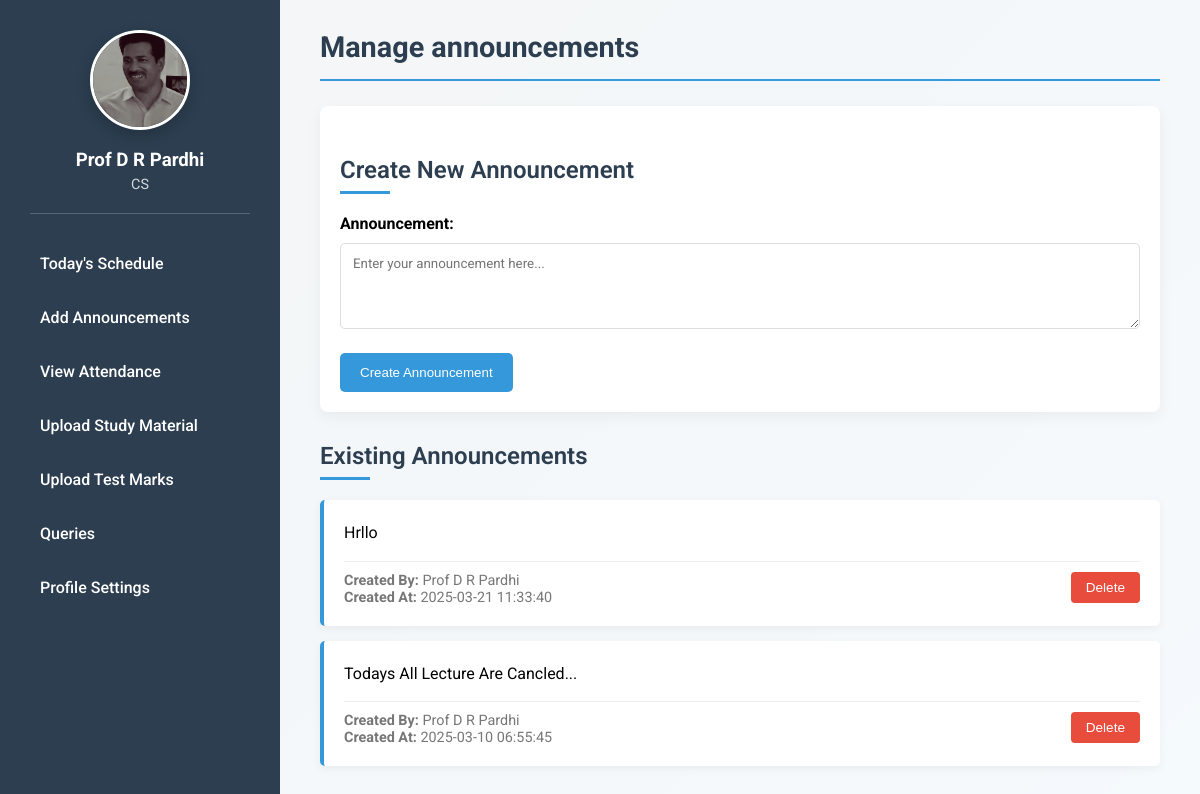
The page /faculty_dashboard.php?feature=manage_announcements (signed in) on the database its author committed.
### tables this page shows
CREATE TABLE `announcements` (
  `id` int(11) NOT NULL,
  `announcement` text DEFAULT NULL,
  `created_by` varchar(50) DEFAULT NULL,
  `created_at` timestamp NOT NULL DEFAULT current_timestamp()
);

### features/manage_announcements.php (the view, shortened to what this page needs)
<?php
$servername = "localhost:3308";
$username = "root";
$password = "";
$dbname = "college_web_app";
?>
<div class="announcement-form">
    <h2 class="section-title">Create New Announcement</h2>
    <form method="POST">
        <label for="announcement-text"><strong>Announcement:</strong></label><br>
        <textarea id="announcement-text" name="announcement" rows="4" required placeholder="Enter your announcement here..."></textarea><br>
        <button type="submit">Create Announcement</button>
    </form>
</div>
<h2 class="section-title">Existing Announcements</h2>
<?php
$conn = new mysqli($servername, $username, $password, $dbname);
$sql = "SELECT id, announcement, created_by, created_at FROM announcements ORDER BY created_at DESC";
$result = $conn->query($sql);
if ($result->num_rows > 0):
    echo "<ul class='announcements-list'>";
    while ($row = $result->fetch_assoc()):
        echo "<li>";
        echo "<div class='announcement-content'>" . nl2br(htmlspecialchars($row['announcement'])) . "</div>";
        echo "<div class='announcement-meta'>";
        echo "<div>";
        echo "<strong>Created By:</strong> " . htmlspecialchars($row['created_by']) . "<br>";
        echo "<strong>Created At:</strong> " . htmlspecialchars($row['created_at']);
        echo "</div>";
        echo "<form method='POST'>";
        echo "<button type='submit' class='delete-btn'>Delete</button>";
        echo "</form>";
        echo "</div>";
        echo "</li>";
    endwhile;
    echo "</ul>";
else:
    echo "<div class='empty-state'><p>No announcements available. Create one to get started!</p></div>";
endif;
?>

### faculty_dashboard.php (style rules this page uses)
:root { --primary-color: #2c3e50; --secondary-color: #e74c3c; --accent-color: #3498db; --text-color: #333; --bg-color: #f5f6fa; }
* { margin: 0; padding: 0; box-sizing: border-box; }
body { font-family: 'Roboto', sans-serif; background: linear-gradient(135deg, #2c3e50 0%, #3498db 100%); min-height: 100vh; }

### features/manage_announcements.php (style rules this page uses)
.announcement-form { background-color: white; border-radius: 8px; padding: 20px; margin-bottom: 30px; box-shadow: 0 5px 15px rgba(0, 0, 0, 0.05); }
.announcement-form textarea { width: 100%; padding: 12px; border-radius: 5px; border: 1px solid #ddd; font-family: 'Roboto', sans-serif; margin: 10px 0 20px; resize: vertical; transition: border 0.3s ease; }
.announcement-form button { background-color: var(--accent-color); color: white; border: none; padding: 12px 20px; border-radius: 5px; cursor: pointer; font-weight: 500; transition: all 0.3s ease; }
.announcements-list { list-style-type: none; padding: 0; }
.announcements-list li { background-color: white; border-left: 4px solid var(--accent-color); border-radius: 5px; padding: 20px; margin-bottom: 15px; box-shadow: 0 3px 10px rgba(0, 0, 0, 0.05); position: relative; }
.announcement-meta { display: flex; justify-content: space-between; margin-top: 10px; padding-top: 10px; border-top: 1px solid #eee; font-size: 0.9rem; color: #777; }
.announcement-content { margin-bottom: 15px; line-height: 1.6; }
.delete-btn { background-color: var(--secondary-color); color: white; border: none; padding: 8px 15px; border-radius: 4px; cursor: pointer; font-size: 0.85rem; transition: all 0.3s ease; }
.section-title { color: var(--primary-color); margin: 30px 0 20px; font-weight: 600; position: relative; padding-bottom: 10px; }
.section-title::after { content: ''; position: absolute; bottom: 0; left: 0; width: 50px; height: 3px; background-color: var(--accent-color); }

### rows shown on the page
announcements: announcement "Hrllo", created_by "Prof D R Pardhi", created_at "2025-03-21 11:33:40"
announcements: announcement "Todays All Lecture Are Cancled...", created_by "Prof D R Pardhi", created_at "2025-03-10 06:55:45"

### other values the page prints
$user['name'] "Prof D R Pardhi"
$user['dept'] "CS"
$title "Manage announcements"
